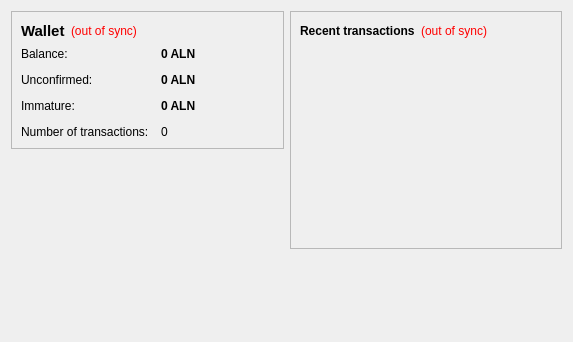
<?xml version="1.0" encoding="UTF-8"?>
<ui version="4.0">
 <class>OverviewPage</class>
 <widget class="QWidget" name="OverviewPage">
  <property name="geometry">
   <rect>
    <x>0</x>
    <y>0</y>
    <width>573</width>
    <height>342</height>
   </rect>
  </property>
  <property name="windowTitle">
   <string>Form</string>
  </property>
  <layout class="QHBoxLayout" name="horizontalLayout" stretch="1,1">
   <item>
    <layout class="QVBoxLayout" name="verticalLayout_2">
     <item>
      <widget class="QFrame" name="frame">
       <property name="frameShape">
        <enum>QFrame::StyledPanel</enum>
       </property>
       <property name="frameShadow">
        <enum>QFrame::Raised</enum>
       </property>
       <layout class="QVBoxLayout" name="verticalLayout_4">
        <item>
         <layout class="QHBoxLayout" name="horizontalLayout_4">
          <item>
           <widget class="QLabel" name="label_5">
            <property name="font">
             <font>
              <pointsize>11</pointsize>
              <weight>75</weight>
              <bold>true</bold>
             </font>
            </property>
            <property name="text">
             <string>Wallet</string>
            </property>
           </widget>
          </item>
          <item>
           <widget class="QLabel" name="labelWalletStatus">
            <property name="toolTip">
             <string>The displayed information may be out of date. Your wallet automatically synchronizes with the Rambocoin network after a connection is established, but this process has not completed yet.</string>
            </property>
            <property name="styleSheet">
             <string notr="true">QLabel { color: red; }</string>
            </property>
            <property name="text">
             <string notr="true">(out of sync)</string>
            </property>
            <property name="alignment">
             <set>Qt::AlignLeading|Qt::AlignLeft|Qt::AlignVCenter</set>
            </property>
           </widget>
          </item>
          <item>
           <spacer name="horizontalSpacer_2">
            <property name="orientation">
             <enum>Qt::Horizontal</enum>
            </property>
            <property name="sizeHint" stdset="0">
             <size>
              <width>40</width>
              <height>20</height>
             </size>
            </property>
           </spacer>
          </item>
         </layout>
        </item>
        <item>
         <layout class="QFormLayout" name="formLayout_2">
          <property name="fieldGrowthPolicy">
           <enum>QFormLayout::AllNonFixedFieldsGrow</enum>
          </property>
          <property name="horizontalSpacing">
           <number>12</number>
          </property>
          <property name="verticalSpacing">
           <number>12</number>
          </property>
          <item row="0" column="0">
           <widget class="QLabel" name="label">
            <property name="text">
             <string>Balance:</string>
            </property>
           </widget>
          </item>
          <item row="0" column="1">
           <widget class="QLabel" name="labelBalance">
            <property name="font">
             <font>
              <weight>75</weight>
              <bold>true</bold>
             </font>
            </property>
            <property name="cursor">
             <cursorShape>IBeamCursor</cursorShape>
            </property>
            <property name="toolTip">
             <string>Your current balance</string>
            </property>
            <property name="text">
             <string notr="true">0 ALN</string>
            </property>
            <property name="textInteractionFlags">
             <set>Qt::LinksAccessibleByMouse|Qt::TextSelectableByKeyboard|Qt::TextSelectableByMouse</set>
            </property>
           </widget>
          </item>
          <item row="1" column="0">
           <widget class="QLabel" name="label_3">
            <property name="text">
             <string>Unconfirmed:</string>
            </property>
           </widget>
          </item>
          <item row="1" column="1">
           <widget class="QLabel" name="labelUnconfirmed">
            <property name="font">
             <font>
              <weight>75</weight>
              <bold>true</bold>
             </font>
            </property>
            <property name="cursor">
             <cursorShape>IBeamCursor</cursorShape>
            </property>
            <property name="toolTip">
             <string>Total of transactions that have yet to be confirmed, and do not yet count toward the current balance</string>
            </property>
            <property name="text">
             <string notr="true">0 ALN</string>
            </property>
            <property name="textInteractionFlags">
             <set>Qt::LinksAccessibleByMouse|Qt::TextSelectableByKeyboard|Qt::TextSelectableByMouse</set>
            </property>
           </widget>
          </item>
          <item row="3" column="0">
           <widget class="QLabel" name="label_2">
            <property name="text">
             <string>Number of transactions:</string>
            </property>
           </widget>
          </item>
          <item row="3" column="1">
           <widget class="QLabel" name="labelNumTransactions">
            <property name="toolTip">
             <string>Total number of transactions in wallet</string>
            </property>
            <property name="text">
             <string notr="true">0</string>
            </property>
           </widget>
          </item>
          <item row="2" column="0">
           <widget class="QLabel" name="labelImmatureText">
            <property name="text">
             <string>Immature:</string>
            </property>
           </widget>
          </item>
          <item row="2" column="1">
           <widget class="QLabel" name="labelImmature">
            <property name="font">
             <font>
              <weight>75</weight>
              <bold>true</bold>
             </font>
            </property>
            <property name="toolTip">
             <string>Mined balance that has not yet matured</string>
            </property>
            <property name="text">
             <string notr="true">0 ALN</string>
            </property>
            <property name="textInteractionFlags">
             <set>Qt::LinksAccessibleByMouse|Qt::TextSelectableByKeyboard|Qt::TextSelectableByMouse</set>
            </property>
           </widget>
          </item>
         </layout>
        </item>
       </layout>
      </widget>
     </item>
     <item>
      <spacer name="verticalSpacer">
       <property name="orientation">
        <enum>Qt::Vertical</enum>
       </property>
       <property name="sizeHint" stdset="0">
        <size>
         <width>20</width>
         <height>40</height>
        </size>
       </property>
      </spacer>
     </item>
    </layout>
   </item>
   <item>
    <layout class="QVBoxLayout" name="verticalLayout_3">
     <item>
      <widget class="QFrame" name="frame_2">
       <property name="frameShape">
        <enum>QFrame::StyledPanel</enum>
       </property>
       <property name="frameShadow">
        <enum>QFrame::Raised</enum>
       </property>
       <layout class="QVBoxLayout" name="verticalLayout">
        <item>
         <layout class="QHBoxLayout" name="horizontalLayout_2">
          <item>
           <widget class="QLabel" name="label_4">
            <property name="text">
             <string>&lt;b&gt;Recent transactions&lt;/b&gt;</string>
            </property>
           </widget>
          </item>
          <item>
           <widget class="QLabel" name="labelTransactionsStatus">
            <property name="toolTip">
             <string>The displayed information may be out of date. Your wallet automatically synchronizes with the Rambocoin network after a connection is established, but this process has not completed yet.</string>
            </property>
            <property name="styleSheet">
             <string notr="true">QLabel { color: red; }</string>
            </property>
            <property name="text">
             <string notr="true">(out of sync)</string>
            </property>
            <property name="alignment">
             <set>Qt::AlignRight|Qt::AlignTrailing|Qt::AlignVCenter</set>
            </property>
           </widget>
          </item>
          <item>
           <spacer name="horizontalSpacer">
            <property name="orientation">
             <enum>Qt::Horizontal</enum>
            </property>
            <property name="sizeHint" stdset="0">
             <size>
              <width>40</width>
              <height>20</height>
             </size>
            </property>
           </spacer>
          </item>
         </layout>
        </item>
        <item>
         <widget class="QListView" name="listTransactions">
          <property name="styleSheet">
           <string notr="true">QListView { background: transparent; }</string>
          </property>
          <property name="frameShape">
           <enum>QFrame::NoFrame</enum>
          </property>
          <property name="verticalScrollBarPolicy">
           <enum>Qt::ScrollBarAlwaysOff</enum>
          </property>
          <property name="horizontalScrollBarPolicy">
           <enum>Qt::ScrollBarAlwaysOff</enum>
          </property>
          <property name="selectionMode">
           <enum>QAbstractItemView::NoSelection</enum>
          </property>
         </widget>
        </item>
       </layout>
      </widget>
     </item>
     <item>
      <spacer name="verticalSpacer_2">
       <property name="orientation">
        <enum>Qt::Vertical</enum>
       </property>
       <property name="sizeHint" stdset="0">
        <size>
         <width>20</width>
         <height>40</height>
        </size>
       </property>
      </spacer>
     </item>
    </layout>
   </item>
  </layout>
 </widget>
 <resources/>
 <connections/>
</ui>
